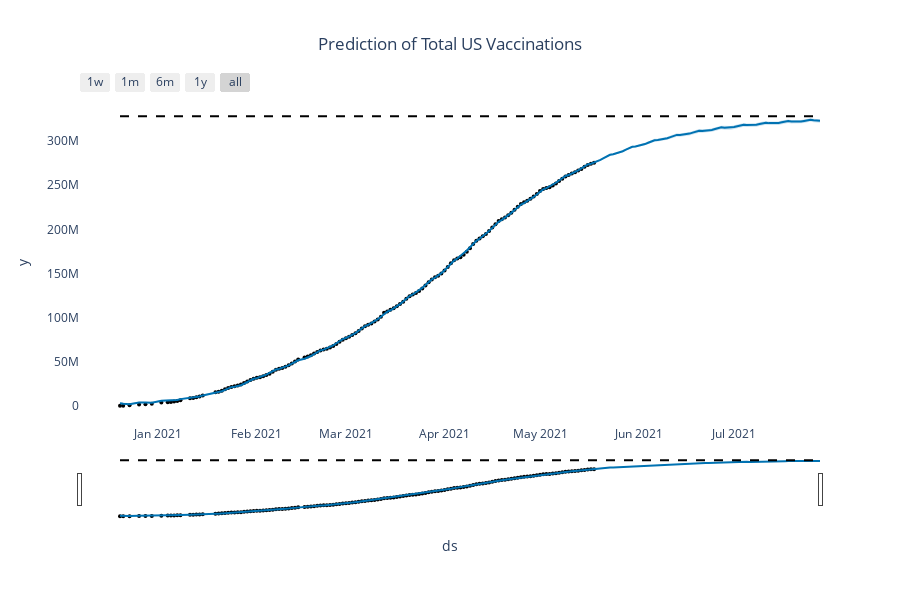

Source (notebook cell):
### Code cell
total_vacc_pred_fig = plot_plotly(m, forecast_total_vacc)
total_vacc_pred_fig.update_layout({'plot_bgcolor': 'rgba(0, 0, 0, 0)','paper_bgcolor': 'rgba(0, 0, 0, 0)',})
total_vacc_pred_fig.update_layout(title_text='Prediction of Total US Vaccinations', title_x=0.5)
total_vacc_pred_fig.show()

### Figure 1 — Plotly figure (JSON) as saved in the notebook; plotly's stock layout.template omitted (floating-point values rounded to 4 significant figures; data arrays with more than 128 entries replaced by an {"elided": "..."} marker saying what was removed)
{"data": [{"marker": {"color": "black", "size": 4}, "mode": "markers", "name": "Actual", "type": "scatter", "x": {"elided": "136 str values"}, "y": {"elided": "136 int values"}}, {"hoverinfo": "skip", "line": {"width": 0}, "mode": "lines", "type": "scatter", "x": {"elided": "207 str values"}, "y": {"elided": "207 float values"}}, {"fill": "tonexty", "fillcolor": "rgba(0, 114, 178, 0.2)", "line": {"color": "#0072B2", "width": 2}, "mode": "lines", "name": "Predicted", "type": "scatter", "x": {"elided": "207 str values"}, "y": {"elided": "207 float values"}}, {"fill": "tonexty", "fillcolor": "rgba(0, 114, 178, 0.2)", "hoverinfo": "skip", "line": {"width": 0}, "mode": "lines", "type": "scatter", "x": {"elided": "207 str values"}, "y": {"elided": "207 float values"}}, {"line": {"color": "black", "dash": "dash", "width": 2}, "mode": "lines", "name": "Cap", "type": "scatter", "x": {"elided": "207 str values"}, "y": {"elided": "207 int values"}}], "layout": {"height": 600, "paper_bgcolor": "rgba(0, 0, 0, 0)", "plot_bgcolor": "rgba(0, 0, 0, 0)", "showlegend": false, "title": {"text": "Prediction of Total US Vaccinations", "x": 0.5}, "width": 900, "xaxis": {"rangeselector": {"buttons": [{"count": 7, "label": "1w", "step": "day", "stepmode": "backward"}, {"count": 1, "label": "1m", "step": "month", "stepmode": "backward"}, {"count": 6, "label": "6m", "step": "month", "stepmode": "backward"}, {"count": 1, "label": "1y", "step": "year", "stepmode": "backward"}, {"step": "all"}]}, "rangeslider": {"visible": true}, "title": {"text": "ds"}, "type": "date"}, "yaxis": {"title": {"text": "y"}}}}
